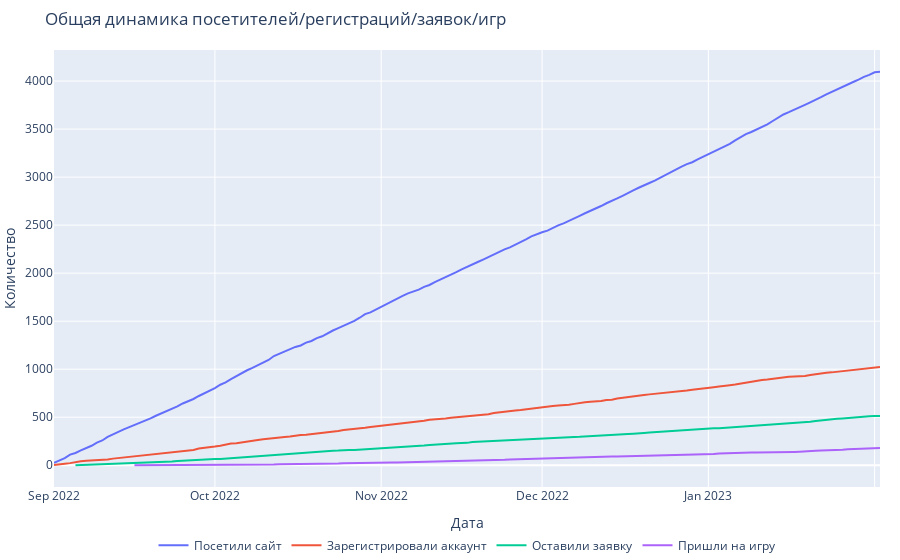

The code cell stored with this chart in its notebook:
### Markdown cell above
### Если судить по этим двум графикам выше, то может показаться, что количество посетителей/регистраций/заявок/посещенных игр стабильно, но давайте вглянем на общую динамику наших показателей

#### P.S. февраль можно не учитывать, т.к. в БД данные только за первые 3 дня февраля.

### Code cell
fig = go.Figure()
fig.add_trace(go.Scatter(x=df['date'], y=df['visits_total_by_date'],mode='lines',  name='Посетили сайт'))
fig.add_trace(go.Scatter(x=df['date'], y=df['account_created_total_by_date'],mode='lines', name='Зарегистрировали аккаунт'))
fig.add_trace(go.Scatter(x=df['date'], y=df['application_created_total_by_date'],mode='lines', name='Оставили заявку'))
fig.add_trace(go.Scatter(x=df['date'], y=df['games_total_by_date'],mode='lines', name='Пришли на игру'))
fig.update_layout(title="Общая динамика посетителей/регистраций/заявок/игр",
                  xaxis_title="Дата",
                  yaxis_title="Количество",
                  legend_orientation="h",
                  legend=dict(x=.5, xanchor="center"),
                  hovermode="x",
                  margin=dict(l=0, r=0, t=50, b=0))
fig.update_traces(hoverinfo="all", hovertemplate="Дата: %{x}<br>Количество: %{y}")
fig.show()

### Figure 1 — Plotly figure (JSON) as saved in the notebook; plotly's stock layout.template omitted (floating-point values rounded to 4 significant figures; data arrays with more than 128 entries replaced by an {"elided": "..."} marker saying what was removed)
{"data": [{"hoverinfo": "all", "hovertemplate": "Дата: %{x}<br>Количество: %{y}", "mode": "lines", "name": "Посетили сайт", "type": "scatter", "x": {"elided": "155 str values"}, "y": {"elided": "155 int values"}}, {"hoverinfo": "all", "hovertemplate": "Дата: %{x}<br>Количество: %{y}", "mode": "lines", "name": "Зарегистрировали аккаунт", "type": "scatter", "x": {"elided": "155 str values"}, "y": {"elided": "155 int values"}}, {"hoverinfo": "all", "hovertemplate": "Дата: %{x}<br>Количество: %{y}", "mode": "lines", "name": "Оставили заявку", "type": "scatter", "x": {"elided": "155 str values"}, "y": {"elided": "155 int values"}}, {"hoverinfo": "all", "hovertemplate": "Дата: %{x}<br>Количество: %{y}", "mode": "lines", "name": "Пришли на игру", "type": "scatter", "x": {"elided": "155 str values"}, "y": {"elided": "155 int values"}}], "layout": {"hovermode": "x", "legend": {"orientation": "h", "x": 0.5, "xanchor": "center"}, "margin": {"b": 0, "l": 0, "r": 0, "t": 50}, "title": {"text": "Общая динамика посетителей/регистраций/заявок/игр"}, "xaxis": {"title": {"text": "Дата"}}, "yaxis": {"title": {"text": "Количество"}}}}
